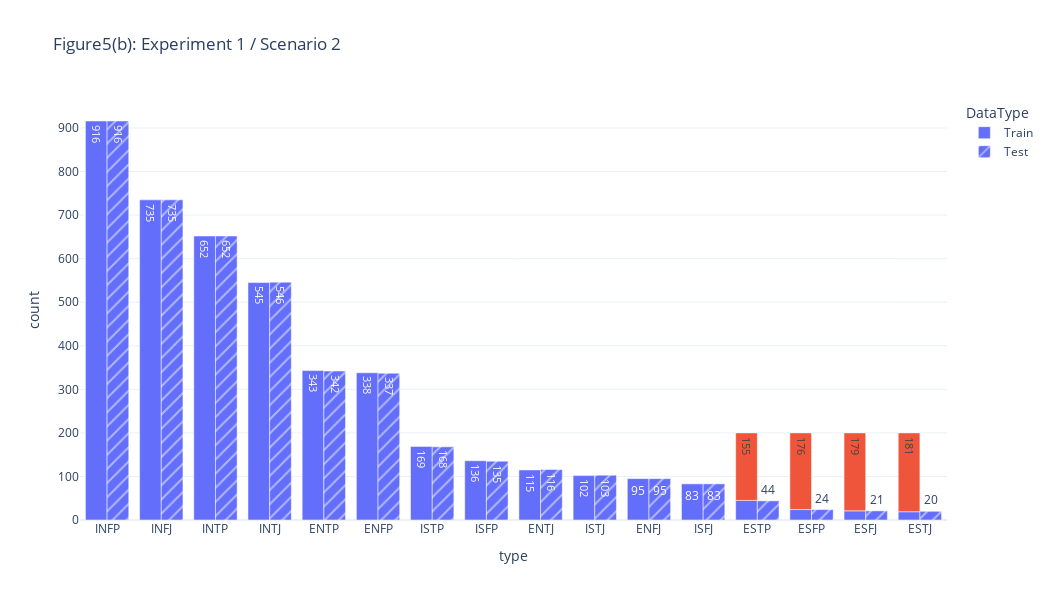

The code cell stored with this chart in its notebook:
### Markdown cell above
## Experiment 1

### Code cell
figs['실험셋업시각화_실험1시나리오2'].layout['title']['text']='Figure5(b): Experiment 1 / Scenario 2'
figs['실험셋업시각화_실험1시나리오2'].layout['width']=1050
figs['실험셋업시각화_실험1시나리오2'].layout['height']=600
figs['실험셋업시각화_실험1시나리오2']

### Figure 1 — Plotly figure (JSON) as saved in the notebook; plotly's stock layout.template omitted (floating-point values rounded to 4 significant figures)
{"data": [{"alignmentgroup": "True", "customdata": [["Kaggle"], ["Kaggle"], ["Kaggle"], ["Kaggle"], ["Kaggle"], ["Kaggle"], ["Kaggle"], ["Kaggle"], ["Kaggle"], ["Kaggle"], ["Kaggle"], ["Kaggle"], ["Kaggle"], ["Kaggle"], ["Kaggle"], ["Kaggle"], ["ChatGpt"], ["ChatGpt"], ["ChatGpt"], ["ChatGpt"]], "hovertemplate": "Type=%{x}<br>Count=%{text}<br>DataType=Train<br>Source=%{customdata[0]}<br><extra></extra>", "legendgroup": "Train", "marker": {"color": ["#636efa", "#636efa", "#636efa", "#636efa", "#636efa", "#636efa", "#636efa", "#636efa", "#636efa", "#636efa", "#636efa", "#636efa", "#636efa", "#636efa", "#636efa", "#636efa", "#EF553B", "#EF553B", "#EF553B", "#EF553B"], "coloraxis": "coloraxis", "pattern": {"shape": ""}}, "name": "Train", "offsetgroup": "Train", "orientation": "v", "showlegend": true, "text": [916, 735, 652, 545, 343, 338, 169, 136, 115, 102, 95, 83, 45, 24, 21, 19, 181, 179, 176, 155], "textposition": "auto", "type": "bar", "x": ["INFP", "INFJ", "INTP", "INTJ", "ENTP", "ENFP", "ISTP", "ISFP", "ENTJ", "ISTJ", "ENFJ", "ISFJ", "ESTP", "ESFP", "ESFJ", "ESTJ", "ESTJ", "ESFJ", "ESFP", "ESTP"], "xaxis": "x", "y": [916, 735, 652, 545, 343, 338, 169, 136, 115, 102, 95, 83, 45, 24, 21, 19, 181, 179, 176, 155], "yaxis": "y"}, {"alignmentgroup": "True", "customdata": [["Kaggle"], ["Kaggle"], ["Kaggle"], ["Kaggle"], ["Kaggle"], ["Kaggle"], ["Kaggle"], ["Kaggle"], ["Kaggle"], ["Kaggle"], ["Kaggle"], ["Kaggle"], ["Kaggle"], ["Kaggle"], ["Kaggle"], ["Kaggle"]], "hovertemplate": "Type=%{x}<br>Count=%{text}<br>DataType=Train<br>Source=%{customdata[0]}<br><extra></extra>", "legendgroup": "Test", "marker": {"color": ["#636efa", "#636efa", "#636efa", "#636efa", "#636efa", "#636efa", "#636efa", "#636efa", "#636efa", "#636efa", "#636efa", "#636efa", "#636efa", "#636efa", "#636efa", "#636efa", "#636efa", "#636efa", "#636efa", "#636efa"], "coloraxis": "coloraxis", "pattern": {"shape": "/"}}, "name": "Test", "offsetgroup": "Test", "orientation": "v", "showlegend": true, "text": [916, 735, 652, 546, 342, 337, 168, 135, 116, 103, 95, 83, 44, 24, 21, 20], "textposition": "auto", "type": "bar", "x": ["INFP", "INFJ", "INTP", "INTJ", "ENTP", "ENFP", "ISTP", "ISFP", "ENTJ", "ISTJ", "ENFJ", "ISFJ", "ESTP", "ESFP", "ESFJ", "ESTJ"], "xaxis": "x", "y": [916, 735, 652, 546, 342, 337, 168, 135, 116, 103, 95, 83, 44, 24, 21, 20], "yaxis": "y"}], "layout": {"barmode": "group", "coloraxis": {"colorbar": {"title": {"text": "color"}}, "colorscale": [[0, "#0d0887"], [0.1111, "#46039f"], [0.2222, "#7201a8"], [0.3333, "#9c179e"], [0.4444, "#bd3786"], [0.5556, "#d8576b"], [0.6667, "#ed7953"], [0.7778, "#fb9f3a"], [0.8889, "#fdca26"], [1, "#f0f921"]]}, "height": 600, "legend": {"title": {"text": "DataType"}, "tracegroupgap": 0}, "title": {"text": "Figure5(b): Experiment 1 / Scenario 2"}, "width": 1050, "xaxis": {"anchor": "y", "autorange": true, "domain": [0, 1], "range": [-0.5, 15.5], "title": {"text": "type"}, "type": "category"}, "yaxis": {"anchor": "x", "autorange": true, "domain": [0, 1], "range": [0, 964.2], "title": {"text": "count"}, "type": "linear"}}}
